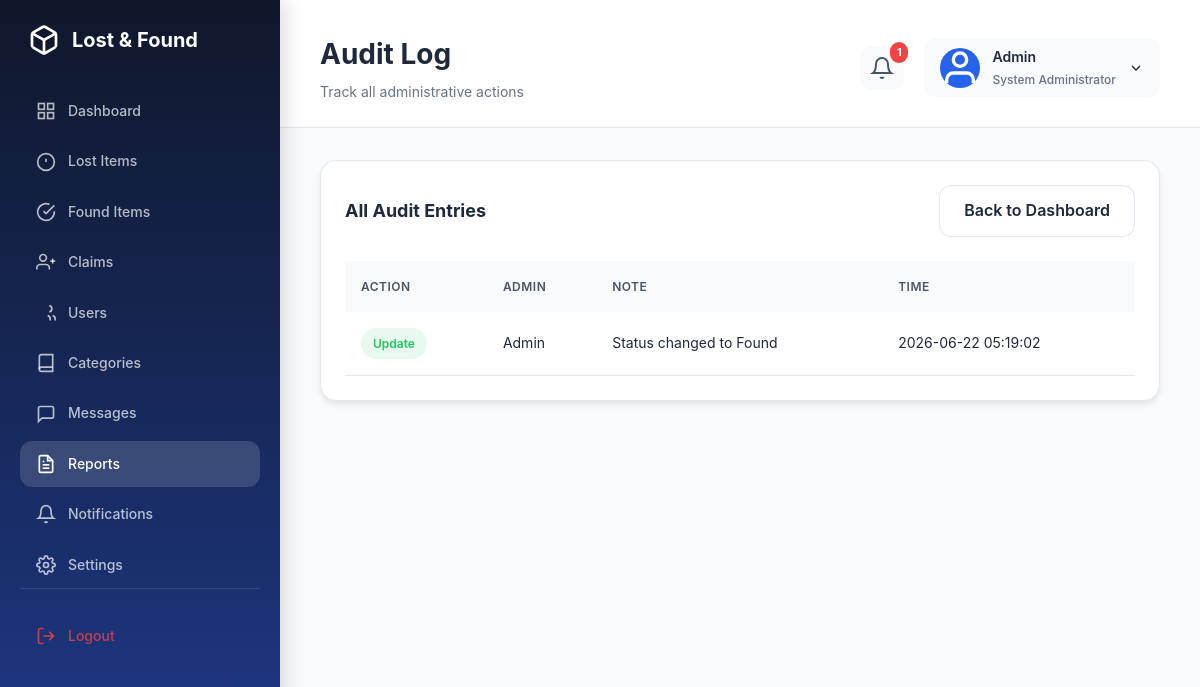
The app's page /admin/audit-log (signed in) with its own data.
### tables this page shows
CREATE TABLE audits (
        id INTEGER PRIMARY KEY AUTOINCREMENT,
        item_id INTEGER,
        action TEXT,
        admin TEXT,
        note TEXT,
        created_at TEXT NOT NULL DEFAULT CURRENT_TIMESTAMP
    );

### app.py (the view)
@app.route('/admin/audit-log')
@admin_required
def admin_audit_log():
    conn = get_db_connection()
    audits = conn.execute('SELECT * FROM audits ORDER BY created_at DESC').fetchall()
    conn.close()
    return render_template('admin/audit-log.html', audits=audits)

### app.py (called while the page is built, shortened)
@app.context_processor
def inject_unread_messages():
    unread_messages = 0
    if 'user_id' in session:
        conn = get_db_connection()
        if session.get('role') == 'Admin':
            unread_messages = conn.execute('''
                SELECT COUNT(*) as count FROM messages
                WHERE receiver_id = ? AND is_read = 0
            ''', (session['user_id'],)).fetchone()['count']
        conn.close()
    return dict(unread_messages=unread_messages)

def get_db_connection():
    conn = sqlite3.connect('database/lostfound.db')
    conn.row_factory = sqlite3.Row
    return conn

def admin_required(f):
    @wraps(f)
    def decorated_function(*args, **kwargs):
        if 'user_id' not in session:
            return redirect(url_for('login'))
        if session.get('role') != 'Admin':
            flash('Access denied. Admin only.', 'error')
            return redirect(url_for('index'))
        return f(*args, **kwargs)
    return decorated_function

### templates/admin/audit-log.html (shortened to what this page needs)
{% extends "admin/base.html" %}
{% block page_title %}Audit Log{% endblock %}
{% block welcome_message %}Track all administrative actions{% endblock %}
{% block content %}
<div class="dashboard-panel">
    <div class="panel-header">
        <div class="panel-title">All Audit Entries</div>
        <a href="{{ url_for('admin_dashboard') }}" class="btn-secondary">Back to Dashboard</a>
    </div>
    {% if not audits %}
        <p class="no-data">No audit entries yet. Administrative actions will be logged here.</p>
    {% else %}
        <table class="items-table">
            <thead>
                <tr>
                    <th>Action</th>
                    <th>Admin</th>
                    <th>Note</th>
                    <th>Time</th>
                </tr>
            </thead>
            <tbody>
                {% for audit in audits %}
                <tr>
                    <td>
                        <span class="status-badge {{ 'status-lost' if audit.action == 'delete' else ('status-found' if audit.action == 'update' else 'status-pending') }}">
                            {{ audit.action.title() }}
                        </span>
                    </td>
                    <td>{{ audit.admin }}</td>
                    <td>{{ audit.note or 'No additional notes' }}</td>
                    <td>{{ audit.created_at[:19] if audit.created_at else 'N/A' }}</td>
                </tr>
                {% endfor %}
            </tbody>
        </table>
    {% endif %}
</div>
{% endblock %}

### templates/admin/base.html (shortened to what this page needs)
<!DOCTYPE html>
<html lang="en">
<head>
    <link rel="stylesheet" href="{{ url_for('static', filename='css/style.css') }}">
    <link rel="stylesheet" href="{{ url_for('static', filename='css/admin.css') }}">
</head>
<body class="admin-body">
    <div class="admin-layout">
        <aside class="admin-sidebar">
            <div class="sidebar-logo">
                <span>Lost & Found</span>
            </div>
            <nav class="sidebar-nav">
                <a href="{{ url_for('admin_dashboard') }}" class="nav-item {% if request.endpoint == 'admin_dashboard' %}active{% endif %}">
                    <svg width="20" height="20" viewBox="0 0 24 24" fill="none" stroke="currentColor" stroke-width="2">
                        <rect x="3" y="3" width="7" height="7"/>
                        <rect x="14" y="3" width="7" height="7"/>
                        <rect x="14" y="14" width="7" height="7"/>
                        <rect x="3" y="14" width="7" height="7"/>
                    </svg>
                    Dashboard
                </a>
                <a href="{{ url_for('admin_items') }}" class="nav-item {% if request.endpoint == 'admin_items' %}active{% endif %}">
                    <svg width="20" height="20" viewBox="0 0 24 24" fill="none" stroke="currentColor" stroke-width="2">
                        <circle cx="12" cy="12" r="10"/>
                        <line x1="12" y1="8" x2="12" y2="12"/>
                        <line x1="12" y1="16" x2="12.01" y2="16"/>
                    </svg>
                    Lost Items
                </a>
                <a href="{{ url_for('admin_found_items') }}" class="nav-item {% if request.endpoint == 'admin_found_items' %}active{% endif %}">
                    <svg width="20" height="20" viewBox="0 0 24 24" fill="none" stroke="currentColor" stroke-width="2">
                        <path d="M22 11.08V12a10 10 0 1 1-5.93-9.14"/>
                        <polyline points="22 4 12 14.01 9 11.01"/>
                    </svg>
                    Found Items
                </a>
                <a href="{{ url_for('admin_claims') }}" class="nav-item {% if request.endpoint == 'admin_claims' %}active{% endif %}">
                    <svg width="20" height="20" viewBox="0 0 24 24" fill="none" stroke="currentColor" stroke-width="2">
                        <path d="M16 21v-2a4 4 0 0 0-4-4H5a4 4 0 0 0-4 4v2"/>
                        <circle cx="8.5" cy="7" r="4"/>
                        <line x1="20" y1="8" x2="20" y2="14"/>
                        <line x1="23" y1="11" x2="17" y2="11"/>
                    </svg>
                    Claims
                </a>
                <a href="{{ url_for('admin_users') }}" class="nav-item {% if request.endpoint == 'admin_users' %}active{% endif %}">
                    <svg width="20" height="20" viewBox="0 0 24 24" fill="none" stroke="currentColor" stroke-width="2">
                        <path d="M17 21v-2a4 4 0 0 0-3-3.87"/>
                        <path d="M23 21v-2a4 4 0 0 0-3-3.87"/>
                        <path d="M16 3.13a4 4 0 0 1 0 7.75"/>
                    </svg>
                    Users
                </a>
                <a href="{{ url_for('admin_categories') }}" class="nav-item {% if request.endpoint == 'admin_categories' %}active{% endif %}">
                    <svg width="20" height="20" viewBox="0 0 24 24" fill="none" stroke="currentColor" stroke-width="2">
                        <path d="M4 19.5A2.5 2.5 0 0 1 6.5 17H20"/>
                        <path d="M6.5 2H20v20H6.5A2.5 2.5 0 0 1 4 19.5v-15A2.5 2.5 0 0 1 6.5 2z"/>
                    </svg>
                    Categories
                </a>
                <a href="{{ url_for('admin_messages') }}" class="nav-item {% if request.endpoint == 'admin_messages' or request.endpoint == 'admin_send_message' %}active{% endif %}">
                    <svg width="20" height="20" viewBox="0 0 24 24" fill="none" stroke="currentColor" stroke-width="2">
                        <path d="M21 15a2 2 0 0 1-2 2H7l-4 4V5a2 2 0 0 1 2-2h14a2 2 0 0 1 2 2z"/>
                    </svg>
                    Messages
                </a>
                <a href="{{ url_for('admin_audit_log') }}" class="nav-item {% if request.endpoint == 'admin_audit_log' %}active{% endif %}">
                    <svg width="20" height="20" viewBox="0 0 24 24" fill="none" stroke="currentColor" stroke-width="2">
                        <path d="M14 2H6a2 2 0 0 0-2 2v16a2 2 0 0 0 2 2h12a2 2 0 0 0 2-2V8z"/>
                        <polyline points="14 2 14 8 20 8"/>
                        <line x1="16" y1="13" x2="8" y2="13"/>
                        <line x1="16" y1="17" x2="8" y2="17"/>
                        <polyline points="10 9 9 9 8 9"/>
                    </svg>
                    Reports
                </a>
                <a href="{{ url_for('admin_notifications') }}" class="nav-item {% if request.endpoint == 'admin_notifications' %}active{% endif %}">
                    <svg width="20" height="20" viewBox="0 0 24 24" fill="none" stroke="currentColor" stroke-width="2">
                        <path d="M18 8A6 6 0 0 0 6 8c0 7-3 9-3 9h18s-3-2-3-9"/>
                        <path d="M13.73 21a2 2 0 0 1-3.46 0"/>
                    </svg>
                    Notifications
                </a>
                <a href="{{ url_for('admin_settings') }}" class="nav-item {% if request.endpoint == 'admin_settings' %}active{% endif %}">
                    Settings
                </a>
            </nav>
            <div class="sidebar-footer">
                <a href="{{ url_for('logout') }}" class="nav-item logout">
                    <svg width="20" height="20" viewBox="0 0 24 24" fill="none" stroke="currentColor" stroke-width="2">
                        <path d="M9 21H5a2 2 0 0 1-2-2V5a2 2 0 0 1 2-2h4"/>
                        <polyline points="16 17 21 12 16 7"/>
                        <line x1="21" y1="12" x2="9" y2="12"/>
                    </svg>
                    Logout
                </a>
            </div>
        </aside>
        <div class="admin-main">
            <header class="admin-header">
                <div class="header-left">
                    <h1>{% block page_title %}Dashboard{% endblock %}</h1>
                    <p>{% block welcome_message %}Welcome back, Admin! Here's what's happening with lost and found items.{% endblock %}</p>
                </div>
                <div class="header-right">
                    <div class="notification-bell">
                        <svg width="24" height="24" viewBox="0 0 24 24" fill="none" stroke="currentColor" stroke-width="2">
                            <path d="M18 8A6 6 0 0 0 6 8c0 7-3 9-3 9h18s-3-2-3-9"/>
                            <path d="M13.73 21a2 2 0 0 1-3.46 0"/>
                        </svg>
                        {% if unread_messages is defined and unread_messages > 0 %}
                        <span class="notification-badge">{{ unread_messages }}</span>
                        {% endif %}
                    </div>
                    <div class="profile-dropdown">
                        <div class="profile-avatar">
                            <svg width="40" height="40" viewBox="0 0 24 24" fill="none" stroke="currentColor" stroke-width="2">
                                <path d="M20 21v-2a4 4 0 0 0-4-4H8a4 4 0 0 0-4 4v2"/>
                                <circle cx="12" cy="7" r="4"/>
                            </svg>
                        </div>
                        <div class="profile-info">
                            <span class="profile-name">{{ session.get('name', 'Admin') }}</span>
                            <span class="profile-role">System Administrator</span>
                        </div>
                        <svg width="16" height="16" viewBox="0 0 24 24" fill="none" stroke="currentColor" stroke-width="2">
                            <polyline points="6 9 12 15 18 9"/>
                        </svg>
                    </div>
                </div>
            </header>
            <main class="admin-content">
                {% block content %}{% endblock %}
            </main>
        </div>
    </div>
</body>
</html>

### static/css/style.css (style rules this page uses)
* { margin:0; padding:0; box-sizing:border-box; }
:root { --primary:#2563eb; --primary-deep:#1d4ed8; --primary-light:#3b82f6; --secondary:#10b981; --secondary-deep:#059669; --accent:#f59e0b; --danger:#ef4444; --navy:#111827; --surface:#ffffff; --surface-soft:#f8fbff; --surface-alt:#f1f5f9; --border:#e2e8f0; --border-light:#dbeafe; --text-primary:#1e293b; --text-secondary:#64748b; --text-muted:#94a3b8; --shadow-sm:0 1px 2px rgba(0,0,0,0.05); --shadow-md:0 4px 6px rgba(0,0,0,0.07); --shadow-lg:0 10px 15px rgba(0,0,0,0.1); --shadow-xl:0 20px 25px rgba(0,0,0,0.15); --radius-sm:8px; --radius-md:12px; --radius-lg:16px; --radius-xl:20px; }
body { font-family: 'Segoe UI', -apple-system, BlinkMacSystemFont, Arial, sans-serif; background: radial-gradient(circle at top, rgba(148,163,184,0.12), transparent 25%), linear-gradient(135deg, #f8fbff 0%, #edf4ff 45%, #fdfefe 100%); color:var(--text-primary); line-height:1.6; min-height:100vh; }
.primary-btn, .secondary-btn, .btn-primary, .btn-secondary { display:inline-flex; align-items:center; justify-content:center; border-radius:var(--radius-md); font-weight:600; transition:transform 0.2s ease, box-shadow 0.2s ease; text-decoration:none; padding:12px 24px; }
.btn-primary, .btn-secondary { display:inline-block; border-radius:var(--radius-md); padding:12px 24px; text-decoration:none; font-weight:600; transition:all 0.3s ease; }
.btn-secondary { background:var(--surface-soft); color:var(--primary-deep); border:1px solid var(--border-light); }

### records on screen
audits: get "Admin", action "Update", admin "Admin", note "Status changed to Found", created_at "2026-06-22 05:19:02"

### other values on screen
{{ unread_messages }} "1"
